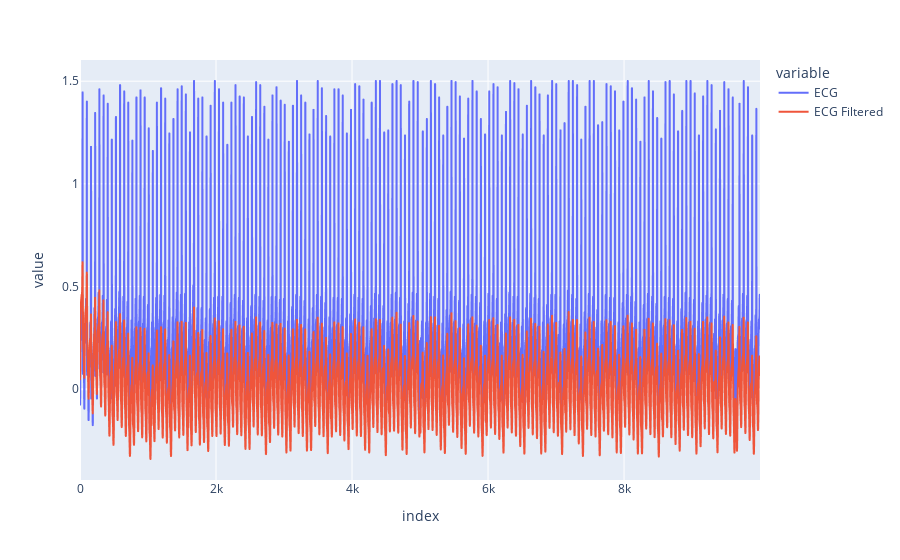
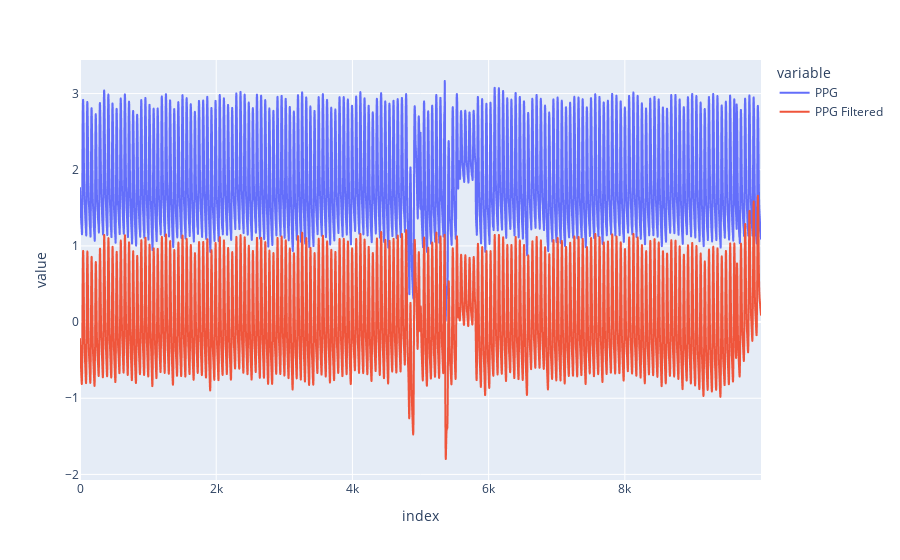

Notebook cell for these charts, in order:
### Code cell
ecg_df = pd.DataFrame(ecg_data)
ecg_fildf = pd.DataFrame(ecg_filtered, columns=['ECG Filtered'])
dfecg = pd.concat([ecg_df,ecg_fildf], axis=1)
display(dfecg)
figecg = px.line(dfecg)
figecg.show()

ppg_df = pd.DataFrame(ppg_data)
ppg_fildf = pd.DataFrame(ppg_filtered, columns=['PPG Filtered'])
dfppg = pd.concat([ppg_df,ppg_fildf], axis=1)
display(dfppg)
figecg = px.line(dfppg)
figecg.show()

### Figure 1 — Plotly figure (JSON) as saved in the notebook; plotly's stock layout.template omitted (floating-point values rounded to 4 significant figures; data arrays with more than 128 entries replaced by an {"elided": "..."} marker saying what was removed)
{"data": [{"hovertemplate": "variable=ECG<br>index=%{x}<br>value=%{y}<extra></extra>", "legendgroup": "ECG", "line": {"color": "#636efa", "dash": "solid"}, "marker": {"symbol": "circle"}, "mode": "lines", "name": "ECG", "showlegend": true, "type": "scattergl", "x": {"elided": "10000 int values"}, "xaxis": "x", "y": {"elided": "10000 float values"}, "yaxis": "y"}, {"hovertemplate": "variable=ECG Filtered<br>index=%{x}<br>value=%{y}<extra></extra>", "legendgroup": "ECG Filtered", "line": {"color": "#EF553B", "dash": "solid"}, "marker": {"symbol": "circle"}, "mode": "lines", "name": "ECG Filtered", "showlegend": true, "type": "scattergl", "x": {"elided": "10000 int values"}, "xaxis": "x", "y": {"elided": "10000 float values"}, "yaxis": "y"}], "layout": {"legend": {"title": {"text": "variable"}, "tracegroupgap": 0}, "margin": {"t": 60}, "xaxis": {"anchor": "y", "domain": [0, 1], "title": {"text": "index"}}, "yaxis": {"anchor": "x", "domain": [0, 1], "title": {"text": "value"}}}}

### Figure 2 — Plotly figure (JSON) as saved in the notebook; plotly's stock layout.template omitted (floating-point values rounded to 4 significant figures; data arrays with more than 128 entries replaced by an {"elided": "..."} marker saying what was removed)
{"data": [{"hovertemplate": "variable=PPG<br>index=%{x}<br>value=%{y}<extra></extra>", "legendgroup": "PPG", "line": {"color": "#636efa", "dash": "solid"}, "marker": {"symbol": "circle"}, "mode": "lines", "name": "PPG", "showlegend": true, "type": "scattergl", "x": {"elided": "10000 int values"}, "xaxis": "x", "y": {"elided": "10000 float values"}, "yaxis": "y"}, {"hovertemplate": "variable=PPG Filtered<br>index=%{x}<br>value=%{y}<extra></extra>", "legendgroup": "PPG Filtered", "line": {"color": "#EF553B", "dash": "solid"}, "marker": {"symbol": "circle"}, "mode": "lines", "name": "PPG Filtered", "showlegend": true, "type": "scattergl", "x": {"elided": "10000 int values"}, "xaxis": "x", "y": {"elided": "10000 float values"}, "yaxis": "y"}], "layout": {"legend": {"title": {"text": "variable"}, "tracegroupgap": 0}, "margin": {"t": 60}, "xaxis": {"anchor": "y", "domain": [0, 1], "title": {"text": "index"}}, "yaxis": {"anchor": "x", "domain": [0, 1], "title": {"text": "value"}}}}
